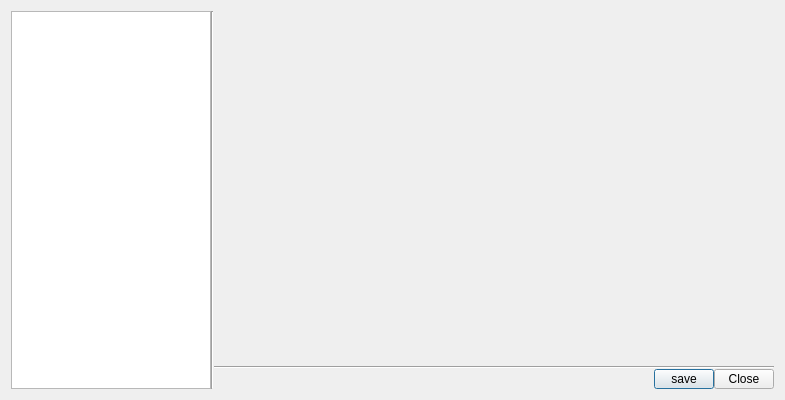
<?xml version="1.0" encoding="UTF-8"?>
<ui version="4.0">
 <class>dial_projectSettings</class>
 <widget class="QDialog" name="dial_projectSettings">
  <property name="geometry">
   <rect>
    <x>0</x>
    <y>0</y>
    <width>785</width>
    <height>400</height>
   </rect>
  </property>
  <property name="windowTitle">
   <string>Project Settings</string>
  </property>
  <layout class="QGridLayout" name="gridLayout">
   <item row="0" column="0">
    <layout class="QHBoxLayout" name="hl_toolSettings">
     <property name="spacing">
      <number>0</number>
     </property>
     <property name="topMargin">
      <number>0</number>
     </property>
     <item>
      <widget class="QFrame" name="qf_category">
       <property name="minimumSize">
        <size>
         <width>0</width>
         <height>0</height>
        </size>
       </property>
       <property name="maximumSize">
        <size>
         <width>200</width>
         <height>16777215</height>
        </size>
       </property>
       <layout class="QVBoxLayout" name="vl_category">
        <property name="spacing">
         <number>0</number>
        </property>
        <property name="margin">
         <number>0</number>
        </property>
        <item>
         <widget class="QTreeWidget" name="tw_category">
          <property name="maximumSize">
           <size>
            <width>16777215</width>
            <height>16777215</height>
           </size>
          </property>
          <property name="alternatingRowColors">
           <bool>true</bool>
          </property>
          <property name="indentation">
           <number>20</number>
          </property>
          <attribute name="headerVisible">
           <bool>false</bool>
          </attribute>
          <column>
           <property name="text">
            <string notr="true">1</string>
           </property>
          </column>
         </widget>
        </item>
       </layout>
      </widget>
     </item>
     <item>
      <widget class="Line" name="line">
       <property name="orientation">
        <enum>Qt::Vertical</enum>
       </property>
      </widget>
     </item>
     <item>
      <layout class="QVBoxLayout" name="vl_settings">
       <property name="spacing">
        <number>0</number>
       </property>
       <property name="topMargin">
        <number>0</number>
       </property>
       <property name="bottomMargin">
        <number>0</number>
       </property>
       <item>
        <widget class="QFrame" name="qf_settingsWidget">
         <layout class="QVBoxLayout" name="vl_settingsWidget">
          <property name="spacing">
           <number>0</number>
          </property>
          <property name="margin">
           <number>0</number>
          </property>
         </layout>
        </widget>
       </item>
       <item>
        <spacer name="verticalSpacer">
         <property name="orientation">
          <enum>Qt::Vertical</enum>
         </property>
         <property name="sizeHint" stdset="0">
          <size>
           <width>20</width>
           <height>1</height>
          </size>
         </property>
        </spacer>
       </item>
       <item>
        <widget class="Line" name="line_2">
         <property name="orientation">
          <enum>Qt::Horizontal</enum>
         </property>
        </widget>
       </item>
       <item>
        <layout class="QHBoxLayout" name="hl_settingsOptions">
         <property name="spacing">
          <number>0</number>
         </property>
         <property name="topMargin">
          <number>0</number>
         </property>
         <item>
          <spacer name="horizontalSpacer_2">
           <property name="orientation">
            <enum>Qt::Horizontal</enum>
           </property>
           <property name="sizeHint" stdset="0">
            <size>
             <width>40</width>
             <height>20</height>
            </size>
           </property>
          </spacer>
         </item>
         <item>
          <widget class="QPushButton" name="pb_save">
           <property name="maximumSize">
            <size>
             <width>60</width>
             <height>20</height>
            </size>
           </property>
           <property name="text">
            <string>save</string>
           </property>
           <property name="flat">
            <bool>false</bool>
           </property>
          </widget>
         </item>
         <item>
          <widget class="QPushButton" name="pb_close">
           <property name="maximumSize">
            <size>
             <width>60</width>
             <height>20</height>
            </size>
           </property>
           <property name="text">
            <string>Close</string>
           </property>
           <property name="flat">
            <bool>false</bool>
           </property>
          </widget>
         </item>
        </layout>
       </item>
      </layout>
     </item>
    </layout>
   </item>
  </layout>
 </widget>
 <resources/>
 <connections/>
</ui>
